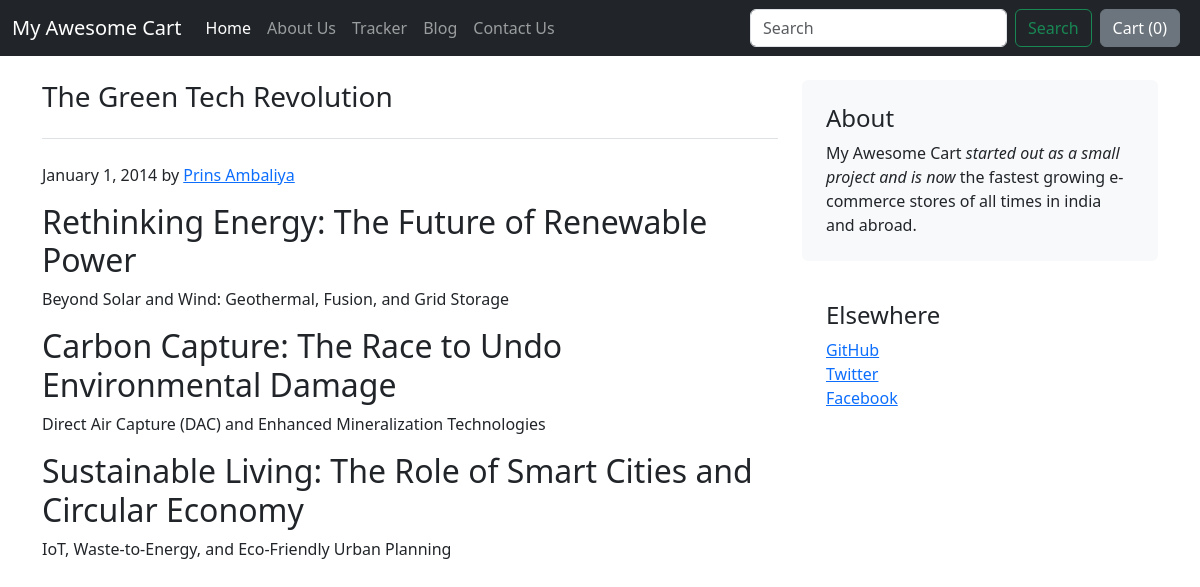
Screenshot of /blog/blogpost/4/ with the database file from the repository.
### blog/models.py (models this page shows, shortened)
class Blogpost(models.Model):
    post_id = models.AutoField(primary_key=True)
    title = models.CharField(max_length=50)
    head0 = models.CharField(max_length=500,default="")
    chead0 = models.CharField(max_length=5000,default="")
    head1 = models.CharField(max_length=500,default="")
    chead1 = models.CharField(max_length=5000,default="")
    head2 = models.CharField(max_length=500,default="")
    chead2 = models.CharField(max_length=5000,default="")
    pub_date = models.DateField()
    thumbnail = models.ImageField(upload_to="blog/images",default="")

### blog/views.py (the view)
# urls.py: path("blogpost/<int:id>/",views.blogpost,name="BlogPost"),
def blogpost(request,id):
    post = Blogpost.objects.filter(post_id=id).first()
    context = {"post":post}
    return render(request, "blog/blogpost.html",context)

### blog/templates/blog/blogpost.html (shortened to what this page needs)
{% extends 'blog/basic.html' %} {% block body %}
<div class="container">
  <div class="row mt-4">
    <div class="col-md-8 blog-main">
      <h3 class="pb-4 mb-4 font-italic border-bottom">{{post.title}}</h3>
      <div class="blog-post">
        <p class="blog-post-meta">
          January 1, 2014 by <a href="#">Prins Ambaliya</a>
        </p>
        <h2>{{post.head0}}</h2>
        <p>{{post.chead0}}</p>
        <h2>{{post.head1}}</h2>
        <p>{{post.chead1}}</p>
        <h2>{{post.head2}}</h2>
        <p>{{post.chead2}}</p>
      </div>
    </div>
    <aside class="col-md-4 blog-sidebar">
      <div class="p-4 mb-3 bg-light rounded">
        <h4 class="font-italic">About</h4>
        <p class="mb-0">
          My Awesome Cart <em>started out as a small project and is now</em> the
          fastest growing e-commerce stores of all times in india and abroad.
        </p>
      </div>
      <div class="p-4">
        <h4 class="font-italic">Elsewhere</h4>
        <ol class="list-unstyled">
          <li><a href="#">GitHub</a></li>
          <li><a href="#">Twitter</a></li>
          <li><a href="#">Facebook</a></li>
        </ol>
      </div>
    </aside>
  </div>
</div>
{% endblock %}

### rows the page displays
Blogpost: title "The Green Tech Revolution", head0 "Rethinking Energy: The Future of Renewable Power", chead0 "Beyond Solar and Wind: Geothermal, Fusion, and Grid Storage", head1 "Carbon Capture: The Race to Undo Environmental Damage", chead1 "Direct Air Capture (DAC) and Enhanced Mineralization Technologies", head2 "Sustainable Living: The Role of Smart Cities and Circular Economy", chead2 "IoT, Waste-to-Energy, and Eco-Friendly Urban Planning"
